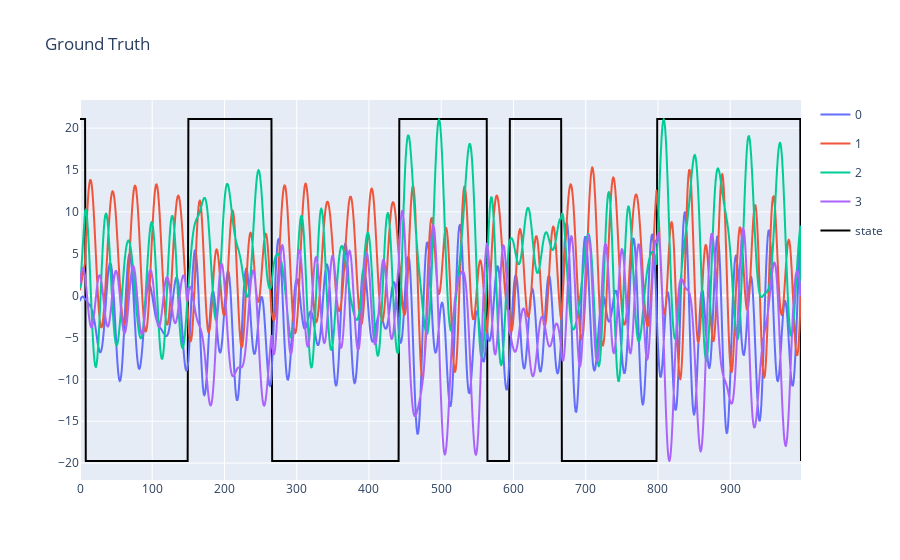
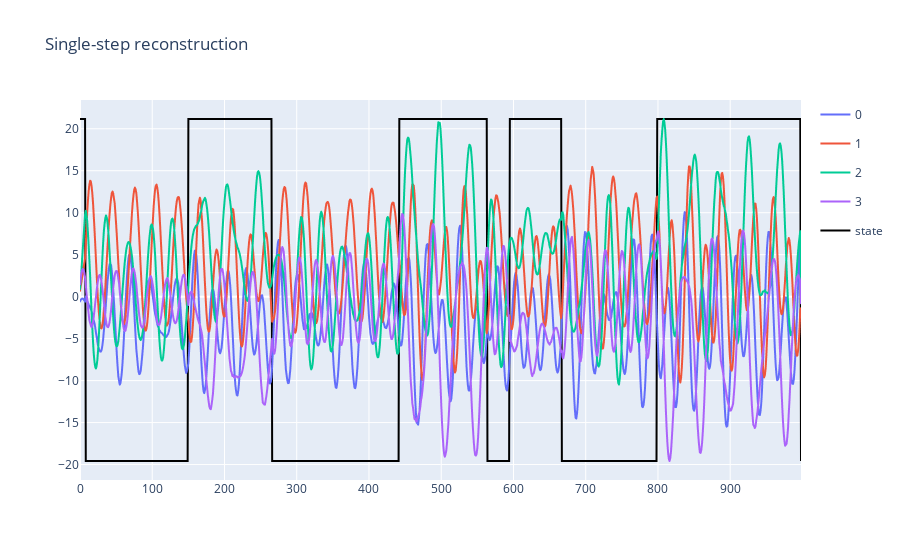
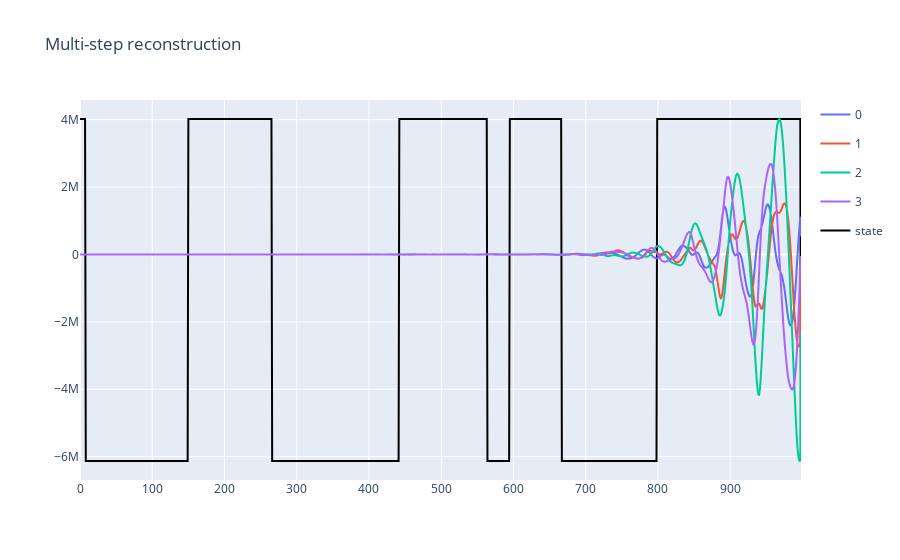
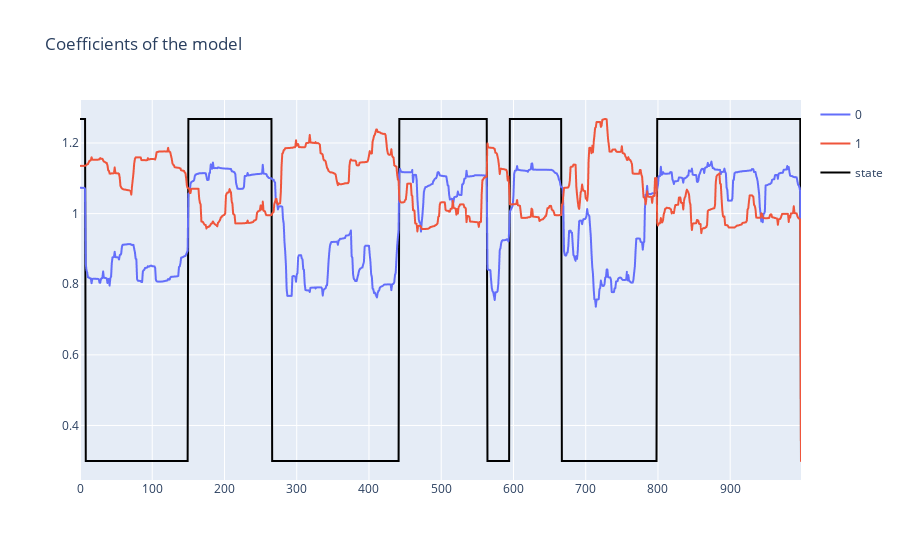

Write notebook code for charts like these, in order.
### Code cell
util.plotting(X2.T, title='Ground Truth', plot_states=True, states=states)
util.plotting(torch.stack(X2_hat).squeeze(), title='Single-step reconstruction', plot_states=True, states=states)
util.plotting(torch.stack(X2_hat_multi[1:]).squeeze(), plot_states=True, states=states, title='Multi-step reconstruction')

coefficients = np.array([c.detach().numpy() for c in simple_model.coeffs])

util.plotting(coefficients.T, plot_states=True, states=states, title='Coefficients of the model')

### Figure 1 — Plotly figure (JSON) as saved in the notebook; plotly's stock layout.template omitted (floating-point values rounded to 4 significant figures; data arrays with more than 128 entries replaced by an {"elided": "..."} marker saying what was removed)
{"data": [{"hovertemplate": "variable=0<br>index=%{x}<br>value=%{y}<extra></extra>", "legendgroup": "0", "line": {"color": "#636efa", "dash": "solid"}, "marker": {"symbol": "circle"}, "mode": "lines", "name": "0", "showlegend": true, "type": "scattergl", "x": {"elided": "999 int values"}, "xaxis": "x", "y": {"elided": "999 float values"}, "yaxis": "y"}, {"hovertemplate": "variable=1<br>index=%{x}<br>value=%{y}<extra></extra>", "legendgroup": "1", "line": {"color": "#EF553B", "dash": "solid"}, "marker": {"symbol": "circle"}, "mode": "lines", "name": "1", "showlegend": true, "type": "scattergl", "x": {"elided": "999 int values"}, "xaxis": "x", "y": {"elided": "999 float values"}, "yaxis": "y"}, {"hovertemplate": "variable=2<br>index=%{x}<br>value=%{y}<extra></extra>", "legendgroup": "2", "line": {"color": "#00cc96", "dash": "solid"}, "marker": {"symbol": "circle"}, "mode": "lines", "name": "2", "showlegend": true, "type": "scattergl", "x": {"elided": "999 int values"}, "xaxis": "x", "y": {"elided": "999 float values"}, "yaxis": "y"}, {"hovertemplate": "variable=3<br>index=%{x}<br>value=%{y}<extra></extra>", "legendgroup": "3", "line": {"color": "#ab63fa", "dash": "solid"}, "marker": {"symbol": "circle"}, "mode": "lines", "name": "3", "showlegend": true, "type": "scattergl", "x": {"elided": "999 int values"}, "xaxis": "x", "y": {"elided": "999 float values"}, "yaxis": "y"}, {"line": {"color": "black", "width": 2}, "mode": "lines", "name": "state", "type": "scatter", "x": {"elided": "999 int values"}, "y": {"elided": "999 float values"}}], "layout": {"title": {"text": "Ground Truth"}}}

### Figure 2 — Plotly figure (JSON) as saved in the notebook; plotly's stock layout.template omitted (floating-point values rounded to 4 significant figures; data arrays with more than 128 entries replaced by an {"elided": "..."} marker saying what was removed)
{"data": [{"hovertemplate": "variable=0<br>index=%{x}<br>value=%{y}<extra></extra>", "legendgroup": "0", "line": {"color": "#636efa", "dash": "solid"}, "marker": {"symbol": "circle"}, "mode": "lines", "name": "0", "showlegend": true, "type": "scattergl", "x": {"elided": "999 int values"}, "xaxis": "x", "y": {"elided": "999 float values"}, "yaxis": "y"}, {"hovertemplate": "variable=1<br>index=%{x}<br>value=%{y}<extra></extra>", "legendgroup": "1", "line": {"color": "#EF553B", "dash": "solid"}, "marker": {"symbol": "circle"}, "mode": "lines", "name": "1", "showlegend": true, "type": "scattergl", "x": {"elided": "999 int values"}, "xaxis": "x", "y": {"elided": "999 float values"}, "yaxis": "y"}, {"hovertemplate": "variable=2<br>index=%{x}<br>value=%{y}<extra></extra>", "legendgroup": "2", "line": {"color": "#00cc96", "dash": "solid"}, "marker": {"symbol": "circle"}, "mode": "lines", "name": "2", "showlegend": true, "type": "scattergl", "x": {"elided": "999 int values"}, "xaxis": "x", "y": {"elided": "999 float values"}, "yaxis": "y"}, {"hovertemplate": "variable=3<br>index=%{x}<br>value=%{y}<extra></extra>", "legendgroup": "3", "line": {"color": "#ab63fa", "dash": "solid"}, "marker": {"symbol": "circle"}, "mode": "lines", "name": "3", "showlegend": true, "type": "scattergl", "x": {"elided": "999 int values"}, "xaxis": "x", "y": {"elided": "999 float values"}, "yaxis": "y"}, {"line": {"color": "black", "width": 2}, "mode": "lines", "name": "state", "type": "scatter", "x": {"elided": "999 int values"}, "y": {"elided": "999 float values"}}], "layout": {"title": {"text": "Single-step reconstruction"}}}

### Figure 3 — Plotly figure (JSON) as saved in the notebook; plotly's stock layout.template omitted (floating-point values rounded to 4 significant figures; data arrays with more than 128 entries replaced by an {"elided": "..."} marker saying what was removed)
{"data": [{"hovertemplate": "variable=0<br>index=%{x}<br>value=%{y}<extra></extra>", "legendgroup": "0", "line": {"color": "#636efa", "dash": "solid"}, "marker": {"symbol": "circle"}, "mode": "lines", "name": "0", "showlegend": true, "type": "scattergl", "x": {"elided": "999 int values"}, "xaxis": "x", "y": {"elided": "999 float values"}, "yaxis": "y"}, {"hovertemplate": "variable=1<br>index=%{x}<br>value=%{y}<extra></extra>", "legendgroup": "1", "line": {"color": "#EF553B", "dash": "solid"}, "marker": {"symbol": "circle"}, "mode": "lines", "name": "1", "showlegend": true, "type": "scattergl", "x": {"elided": "999 int values"}, "xaxis": "x", "y": {"elided": "999 float values"}, "yaxis": "y"}, {"hovertemplate": "variable=2<br>index=%{x}<br>value=%{y}<extra></extra>", "legendgroup": "2", "line": {"color": "#00cc96", "dash": "solid"}, "marker": {"symbol": "circle"}, "mode": "lines", "name": "2", "showlegend": true, "type": "scattergl", "x": {"elided": "999 int values"}, "xaxis": "x", "y": {"elided": "999 float values"}, "yaxis": "y"}, {"hovertemplate": "variable=3<br>index=%{x}<br>value=%{y}<extra></extra>", "legendgroup": "3", "line": {"color": "#ab63fa", "dash": "solid"}, "marker": {"symbol": "circle"}, "mode": "lines", "name": "3", "showlegend": true, "type": "scattergl", "x": {"elided": "999 int values"}, "xaxis": "x", "y": {"elided": "999 float values"}, "yaxis": "y"}, {"line": {"color": "black", "width": 2}, "mode": "lines", "name": "state", "type": "scatter", "x": {"elided": "999 int values"}, "y": {"elided": "999 float values"}}], "layout": {"title": {"text": "Multi-step reconstruction"}}}

### Figure 4 — Plotly figure (JSON) as saved in the notebook; plotly's stock layout.template omitted (floating-point values rounded to 4 significant figures; data arrays with more than 128 entries replaced by an {"elided": "..."} marker saying what was removed)
{"data": [{"hovertemplate": "variable=0<br>index=%{x}<br>value=%{y}<extra></extra>", "legendgroup": "0", "line": {"color": "#636efa", "dash": "solid"}, "marker": {"symbol": "circle"}, "mode": "lines", "name": "0", "showlegend": true, "type": "scattergl", "x": {"elided": "999 int values"}, "xaxis": "x", "y": {"elided": "999 float values"}, "yaxis": "y"}, {"hovertemplate": "variable=1<br>index=%{x}<br>value=%{y}<extra></extra>", "legendgroup": "1", "line": {"color": "#EF553B", "dash": "solid"}, "marker": {"symbol": "circle"}, "mode": "lines", "name": "1", "showlegend": true, "type": "scattergl", "x": {"elided": "999 int values"}, "xaxis": "x", "y": {"elided": "999 float values"}, "yaxis": "y"}, {"line": {"color": "black", "width": 2}, "mode": "lines", "name": "state", "type": "scatter", "x": {"elided": "999 int values"}, "y": {"elided": "999 float values"}}], "layout": {"title": {"text": "Coefficients of the model"}}}
